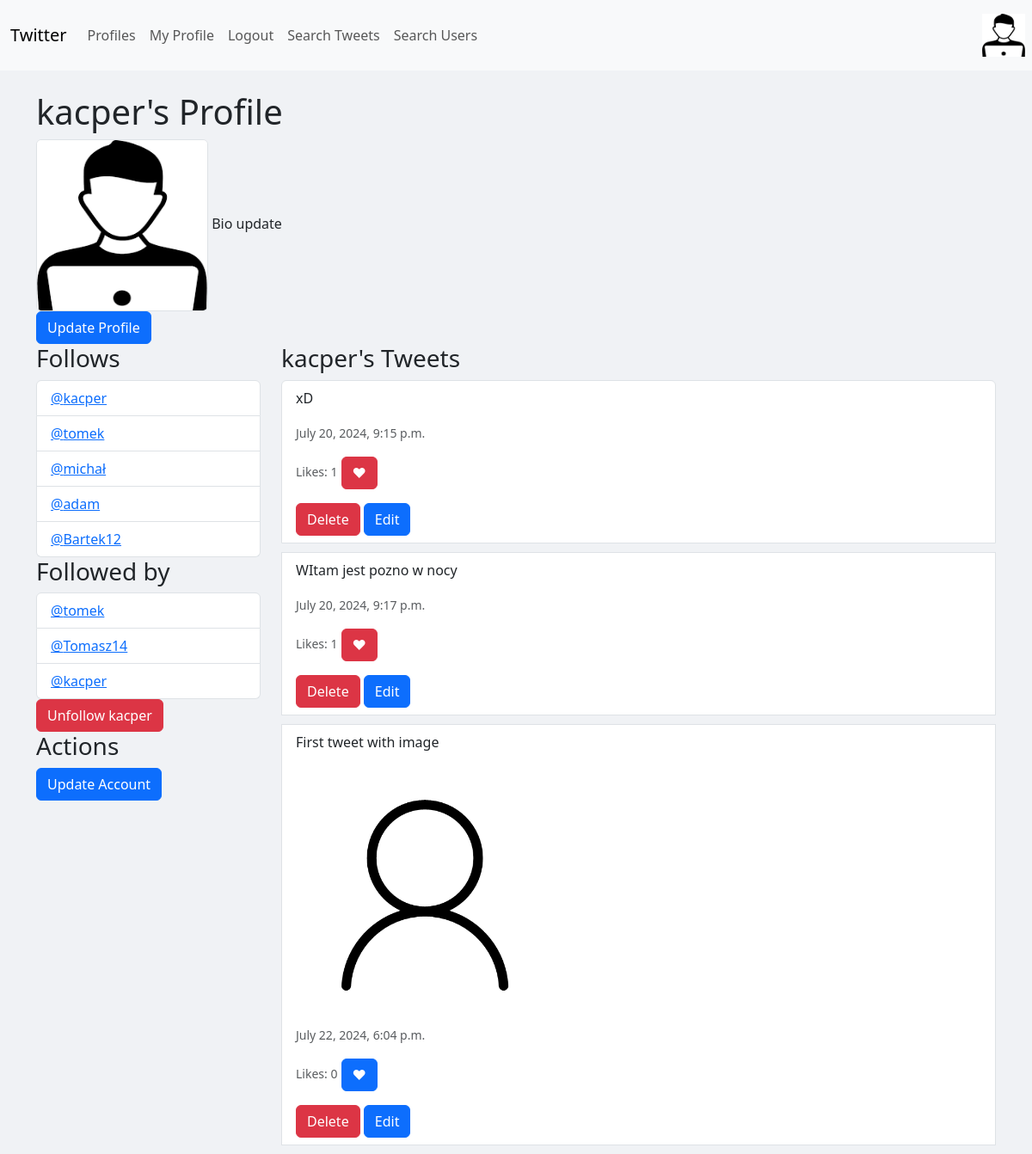
Before: /profile/1/ (signed in) with the older database file.
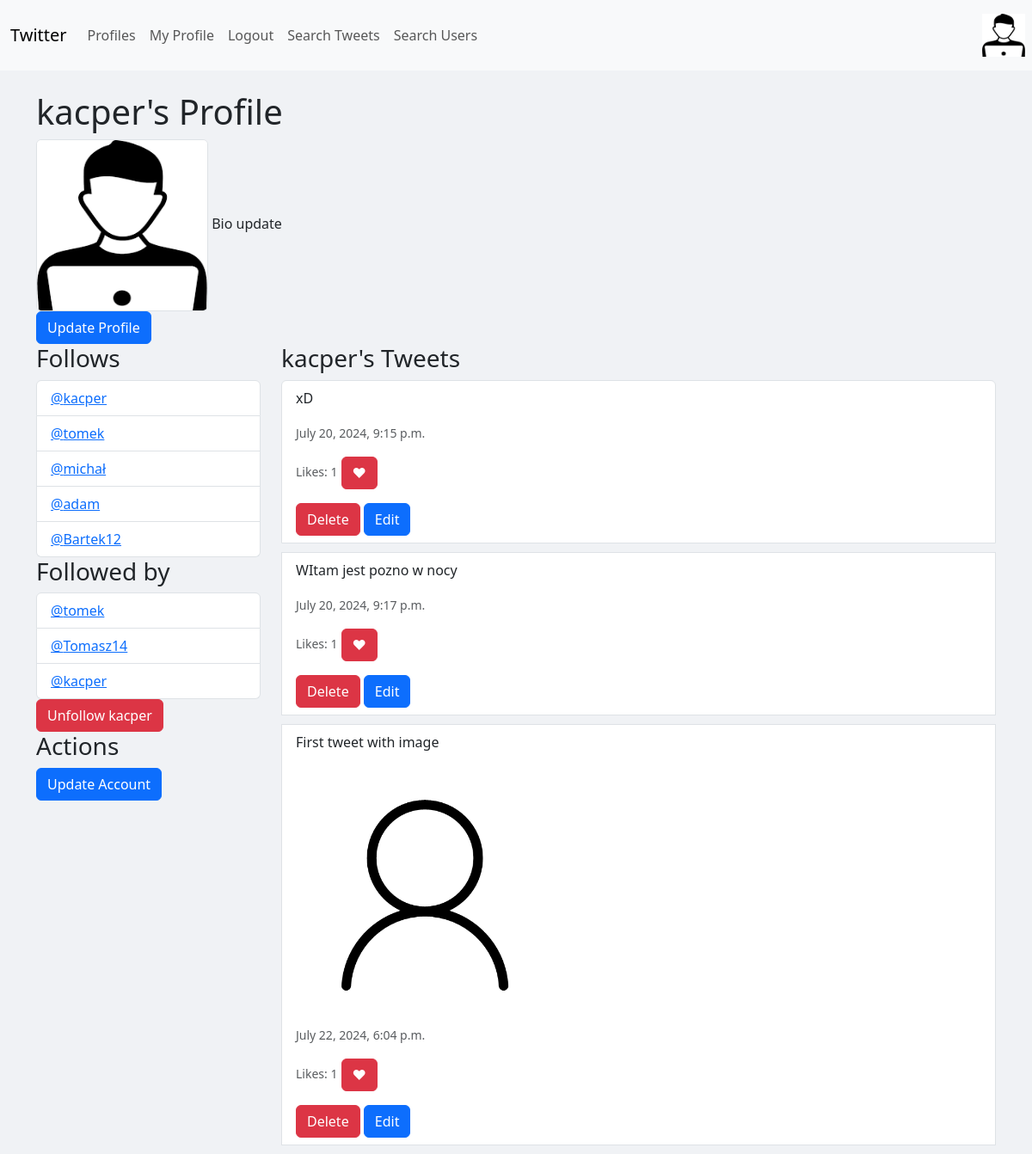
After: the same page with the newer database file.
### basic/models.py (models this page shows, shortened)
class Profile(models.Model):
    user = models.OneToOneField(User, on_delete=models.CASCADE)
    follows = models.ManyToManyField('self', related_name='followed_by', symmetrical=False, blank=True)
    date_modified = models.DateTimeField(User,auto_now=True)
    profile_image = models.ImageField(upload_to='images/', blank=True, null=True)
    bio = models.CharField(max_length=240, blank=True, null=True)
    def __str__(self):
        return self.user.username

class Tweet(models.Model):
    user = models.ForeignKey(User, on_delete=models.CASCADE, related_name='tweets')
    date = models.DateTimeField(auto_now_add=True)
    text = models.CharField(max_length=150)
    image = models.ImageField(upload_to='images/', blank=True, null=True)
    likes = models.ManyToManyField(User, related_name='tweet_likes', blank=True)
    def likes_count(self):
        return self.likes.count()

### basic/views.py (the view, shortened to what this page needs)
# urls.py: path('profile/<int:pk>/', views.profile, name='profile'),
def profile(request, pk):
    if request.user.is_authenticated:
        profile = Profile.objects.get(user_id=pk)
        tweets = Tweet.objects.filter(user_id=pk).order_by('-date')
        return render(request, 'profile.html', {"profile": profile, "tweets": tweets})
    else:
        return redirect('home')

### basic/templates/profile.html (shortened to what this page needs)
{% extends 'layout.html' %}
{% load static %}
{% block content %}
{% if profile %}
    <div>
        <h1>{{ profile.user.username }}'s Profile</h1>
        {% if profile.profile_image %}
        <img src="{{ profile.profile_image.url }}" class="img-thumbnail" style="width: 200px; height: 200px;">
        {% else %}
        <img src="{% static 'images/userbasicicon.jpg' %}" class="img-thumbnail" style="width: 200px; height: 200px;">
        {% endif %}
        {{ profile.bio | default:"No bio available." }}
    </div>
    {% if request.user.id == profile.user.id %}
                <div class="actions-section">
                        <li class="list-group-item">
                            <a href="{% url 'update_profile_image' %}" class="btn btn-primary">Update Profile</a>
                        </li>
                </div>
                {% endif %}
        <div class="row">
            <div class="col-md-3">
                <div class="follows-section">
                    <h3>Follows</h3>
                    <ul class="list-group">
                        {% for following in profile.follows.all %}
                            <li class="list-group-item">
                                <a href="{% url 'profile' following.user.id %}">
                                    @{{ following }}
                                </a>
                            </li>
                        {% endfor %}
                    </ul>
                </div>
                <div class="followed-by-section">
                    <h3>Followed by</h3>
                    <ul class="list-group">
                        {% for following in profile.followed_by.all %}
                            <li class="list-group-item">
                                <a href="{% url 'profile' following.user.id %}">
                                    @{{ following }}
                                </a>
                            </li>
                        {% endfor %}
                    </ul>
                    <form method="POST">
                        {% if profile in user.profile.follows.all %}
                            <button type="submit" class="btn btn-danger" name="follow" value="unfollow">Unfollow {{ profile.user.username }}</button>
                        {% else %}
                            <button type="submit" class="btn btn-primary" name="follow" value="follow">Follow {{ profile.user.username }}</button>
                        {% endif %}
                    </form>
                </div>
                {% if request.user.id == profile.user.id %}
                <div class="actions-section">
                    <h3>Actions</h3>
                        <li class="list-group-item">
                            <a href="{% url 'user_update' %}" class="btn btn-primary">Update Account</a>
                        </li>
                </div>
                {% endif %}
            </div>
            <div class="col-md-9">
                <div class="tweets-section">
                    <h3>{{ profile.user.username }}'s Tweets</h3>
                    <ul class="list-group">
                        {% for tweet in profile.user.tweets.all %}
                            <li class="list-group-item">
                                <p class="card-text">{{ tweet.text }}</p>
                                {% if tweet.image %}
                                    <img src="{{ tweet.image.url }}"  style="width:300px; height: auto;">
                                {% endif %}
                                <p class="card-text"><small class="text-muted">{{ tweet.date }}</small></p>
                                <p class="card-text"><small class="text-muted">Likes: {{ tweet.likes_count }}</small>
                                    {% if user in tweet.likes.all %}
                                    <a href="{% url 'tweet_like' tweet.id %}" class="btn btn-danger">❤</a>
                                {% else %}
                                    <a href="{% url 'tweet_like' tweet.id %}" class="btn btn-primary">❤</a>
                                {% endif %}</p>
                                {% if request.user.username == tweet.user.username %}
                            <a href="{% url 'tweet_delete' tweet.id %}?next={{ request.path }}" class="btn btn-danger">Delete</a>
                            <a href="{% url 'tweet_update' tweet.id %}?next={{ request.path }}" class="btn btn-primary">Edit</a>
                        {% endif %}
                            </li>
                        {% endfor %}
                    </ul>
                </div>
            </div>
        </div>
    </div>
{% endif %}
{% endblock %}

### basic/templates/layout.html (shortened to what this page needs)
<!doctype html>
<html lang="en">
  <head>
    <link href="https://cdn.jsdelivr.net/npm/bootstrap@5.3.3/dist/css/bootstrap.min.css" rel="stylesheet">
  </head>
  <body>
    {% include 'navbar.html' %}
    <br/>
    <div class="container">
        {% block content %}
        {% endblock %}
  </body>
</html>

### basic/templates/navbar.html (shortened to what this page needs)
{% load static %}
<nav class="navbar navbar-expand-lg bg-body-tertiary">
    <div class="container-fluid">
      <a class="navbar-brand" href="{% url 'home'%}">Twitter</a>
      <div class="collapse navbar-collapse" id="navbarSupportedContent">
        <ul class="navbar-nav me-auto mb-2 mb-lg-0">
          <li class="nav-item">
            <a class="nav-link" href="{% url 'profile_list'%}">Profiles</a>
          </li>
          {% if request.user.is_authenticated %}
          <li class="nav-item">
            <a class="nav-link" href="{% url 'profile' request.user.id%}">My Profile</a>
          </li>
          <li class="nav-item">
            <a class="nav-link" href="{% url 'logout'%}">Logout</a>
          </li>
          <li class="nav-item">
            <a class="nav-link" href="{% url 'search'%}">Search Tweets</a>
          </li>
          <li class="nav-item">
            <a class="nav-link" href="{% url 'user_search'%}">Search Users</a>
          </li>
          {% endif %}
        </ul>
      </div>
    </div>
    {% if request.user.is_authenticated %}
<ul class="navbar-nav ml-auto">
  <li class="nav-item">
    {% if request.user.profile.profile_image %}
    <a class="nav-link" href="{% url 'profile' request.user.id %}">
      <img src="{{ request.user.profile.profile_image.url }}" alt="Profile Image" width="50" height="50">
    </a>
    {% else %}
    <a class="nav-link" href="{% url 'profile' request.user.id %}">
      <img src="{% static 'images/userbasicicon.jpg' %}" alt="Profile Image" width="50" height="50">
    </a>
    {% endif %}
  </li>
</ul>
{% endif %}
  </nav>

### basic/templates/layout.html (style rules this page uses)
body { background-color: #f0f2f5; }
.img-thumbnail { padding: 0rem; background-color: var(--bs-body-bg); border: var(--bs-border-width) solid var(--bs-border-color); border-radius: var(--bs-border-radius); max-width: 100%; height: auto; }

Changed rows visible on the page:
changed Tweet "First tweet with image": likes_count "0" → "1"
